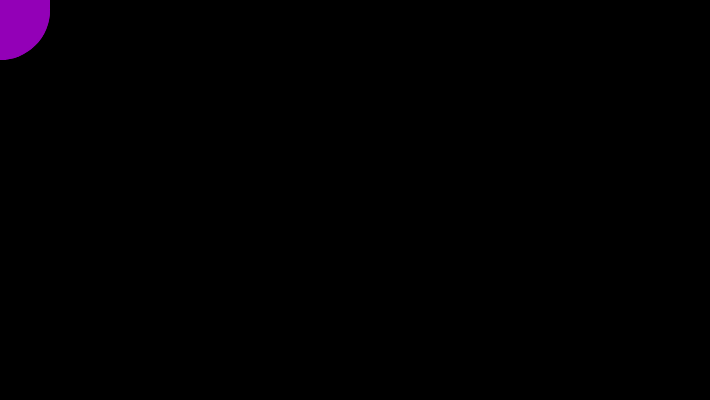
Frame 1 (no input)
Frame 60 (no input): identical to frame 1, image omitted
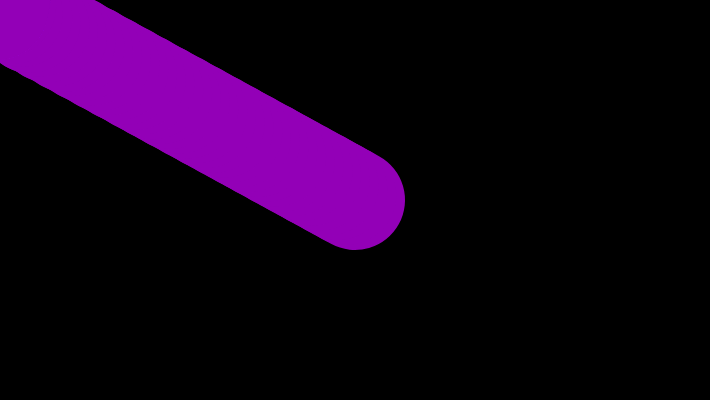
Frame 120 (the mouse pressed at the canvas centre since frame 60)

The p5.js sketch that drew these frames (run headless with seeded random() and noise() and a simulated clock; from frame 60 on, the mouse is pressed at the canvas centre):

// p5.js sketch
// ── sketch.js
let x = [],
y = [],
segNum = 100,
segLength = 10;

for (let i = 0; i < segNum; i++) {
    x[i] = 0;
    y[i] = 0;
}

function setup() {
    createCanvas(710, 400);
    strokeWeight(100);
    stroke(147, 0, 183);
}

function draw() {
    background(0);
    dragSegment(0, mouseX, mouseY);
    for (let i = 0; i < x.length - 1; i++) {
        dragSegment(i + 1, x[i], y[i]);
    }
}

function dragSegment(i, xin, yin) {
    const dx = xin - x[i];
    const dy = yin - y[i];
    const angle = atan2(dy, dx);
    x[i] = xin - cos(angle) * segLength;
    y[i] = yin - sin(angle) * segLength;
    segment(x[i], y[i], angle);
}

function segment(x, y, a) {
    push();
    translate(x, y);
    rotate(a);
    line(0, 0, segLength, 0);
    pop();
}
